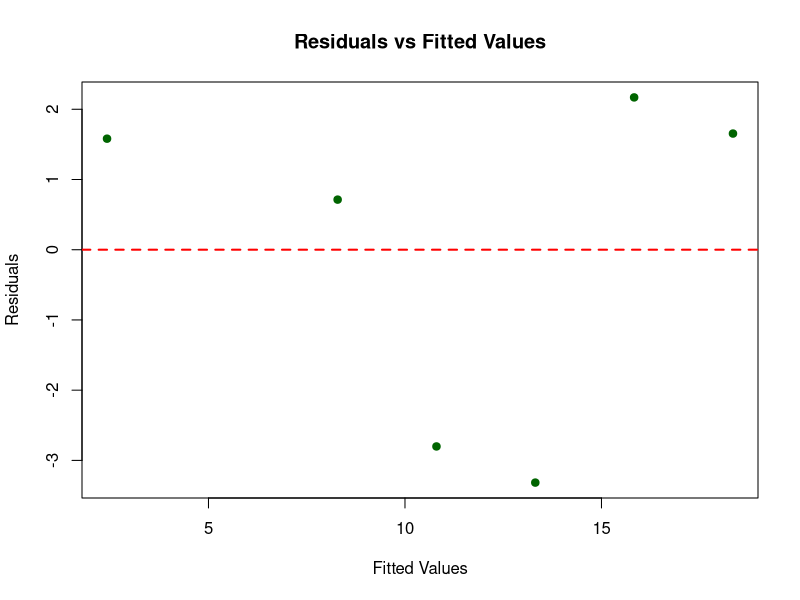
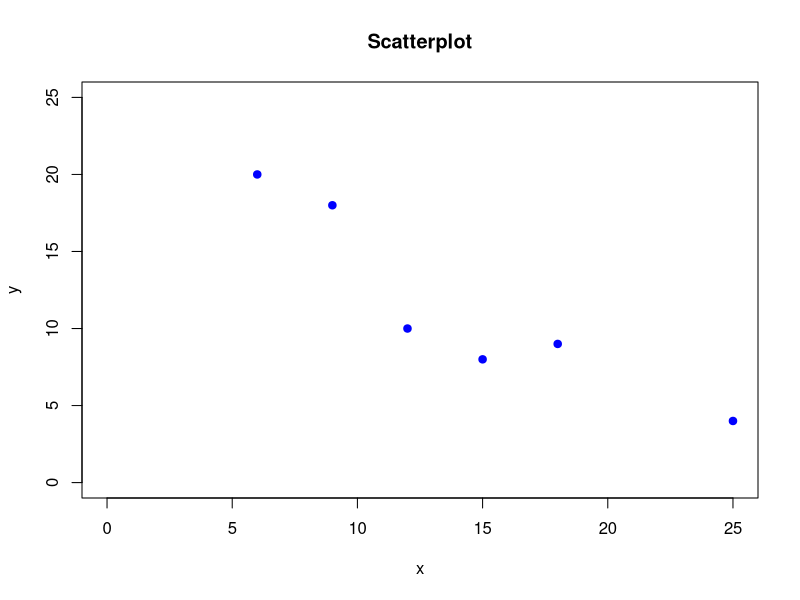
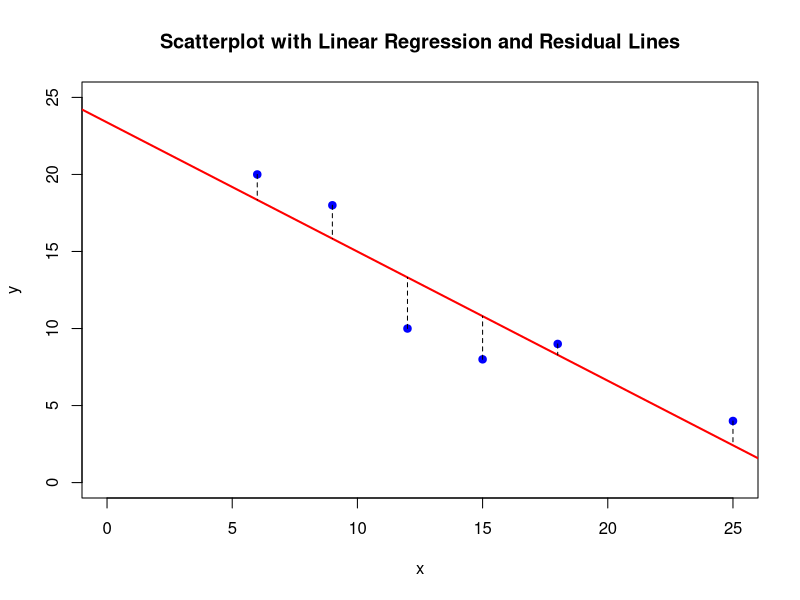
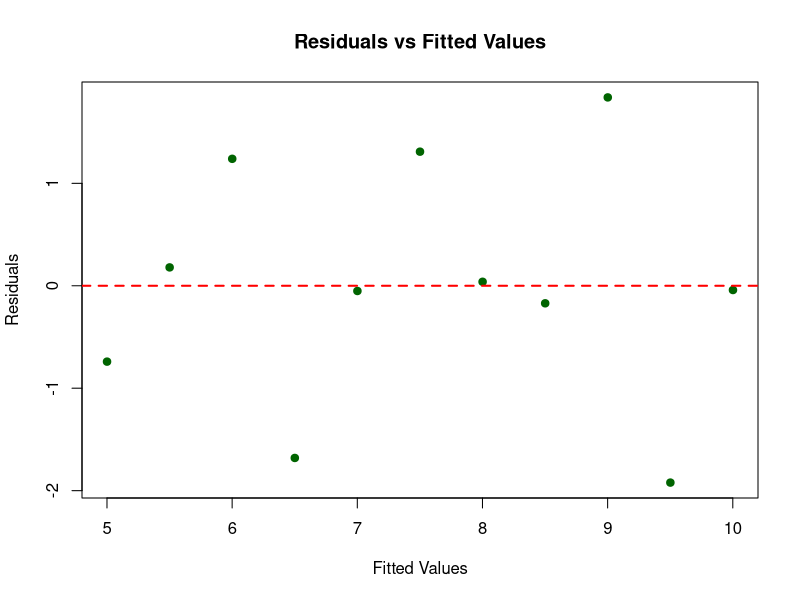
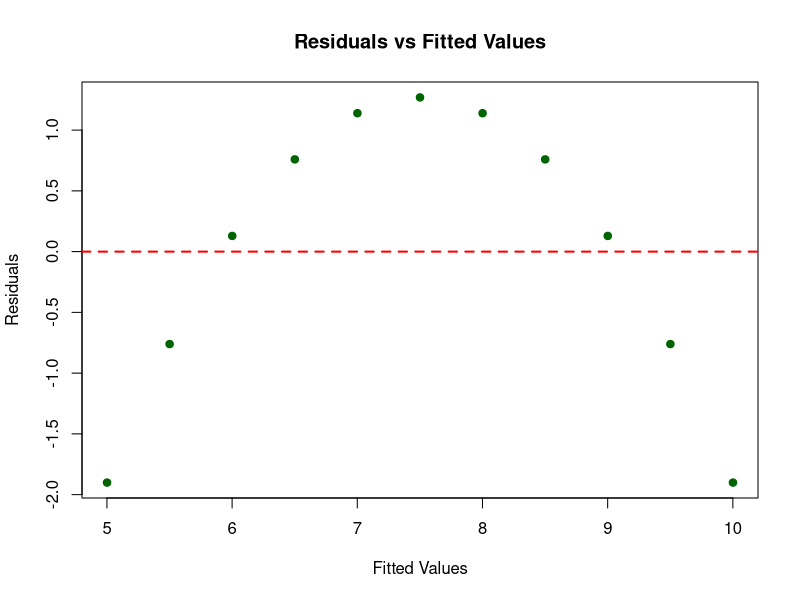
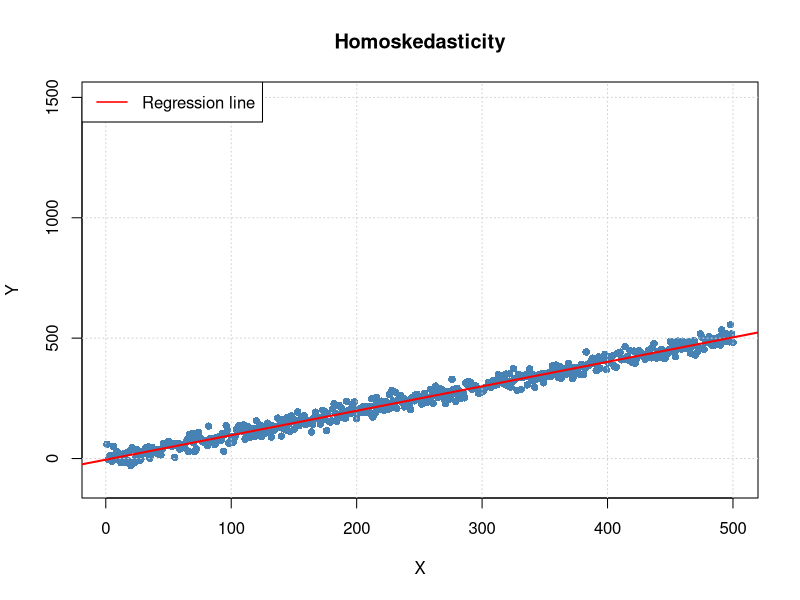
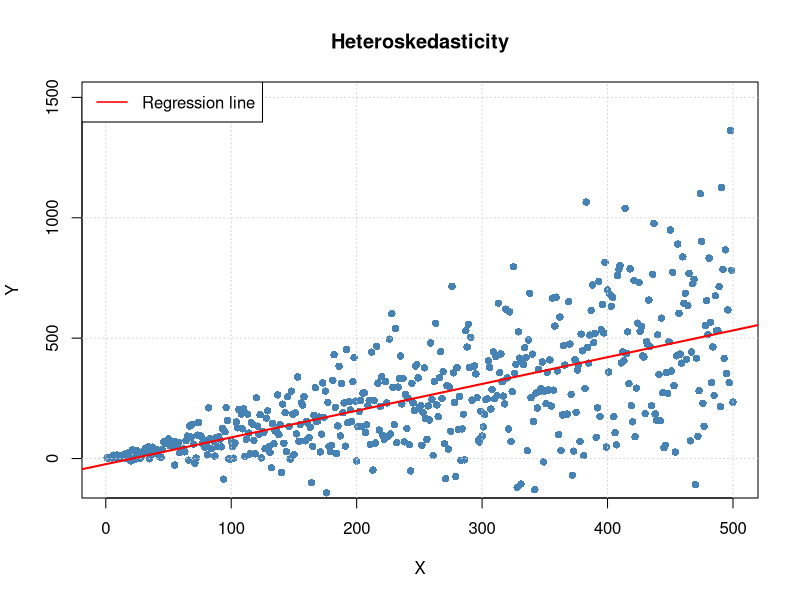

Source code (R) for these figures, in order:
# Using data from slide 13
x <- c(6,9,12,15,18,25)
y <- c(20,18,10,8,9,4)
df <- data.frame(x,y)

# Calculating the correlation coefficient
cor(df$x, df$y)

# Regression
fit <- lm(y ~ x, data = df)

# Scatter plot
pdf("/home/Test/residplot0а.pdf")
plot(x, y, main = "Scatterplot",
     xlab = "x", ylab = "y", pch = 19, col = "blue", ylim = c(0,25), xlim = c(0,25))
dev.off()

pdf("/home/Test/residplot0b.pdf")
plot(x, y, main = "Scatterplot with Linear Regression and Residual Lines",
     xlab = "x", ylab = "y", pch = 19, col = "blue", ylim = c(0,25), xlim = c(0,25))
# Add regression line
abline(fit, col = "red", lwd = 2)

# Prediction
y_pred <- predict(fit)

# Add vertical lines from each point to the regression line
for (i in 1:length(x)) {
  segments(x[i], y[i], x[i], y_pred[i], col = "black", lty = 2)
}
dev.off()

# Get residuals and fitted values
residuals <- resid(fit)
fitted <- fitted(fit)

# Residual plot
plot(fitted, residuals,
     main = "Residuals vs Fitted Values",
     xlab = "Fitted Values",
     ylab = "Residuals",
     pch = 19,
     col = "darkgreen")
abline(h = 0, col = "red", lwd = 2, lty = 2)  # Add horizontal line at 0

fit <- lm(y1 ~ x1, data = anscombe)
# Get residuals and fitted values
residuals <- resid(fit)
fitted <- fitted(fit)
pdf("/home/Test/residplot1.pdf")
# Residual plot
plot(fitted, residuals,
     main = "Residuals vs Fitted Values",
     xlab = "Fitted Values",
     ylab = "Residuals",
     pch = 19,
     col = "darkgreen")
abline(h = 0, col = "red", lwd = 2, lty = 2)  # Add horizontal line at 0
dev.off()

fit <- lm(y2 ~ x2, data = anscombe)
# Get residuals and fitted values
residuals <- resid(fit)
fitted <- fitted(fit)
pdf("/home/Test/residplot2.pdf")
# Residual plot
plot(fitted, residuals,
     main = "Residuals vs Fitted Values",
     xlab = "Fitted Values",
     ylab = "Residuals",
     pch = 19,
     col = "darkgreen")
abline(h = 0, col = "red", lwd = 2, lty = 2)  # Add horizontal line at 0
dev.off()

# Homoskedasticity
set.seed(905)

# generate heteroskedastic data 
X <- 1:500
Y <- rnorm(n = 500, mean = X, sd = 20)

# estimate a simple regression model
reg <- lm(Y ~ X)

# plot the data
pdf("/home/Test/homoscedasticity.pdf")
plot(x = X, y = Y, 
     pch = 16, ylim = c(-100,1500),
     col = "steelblue", main = "Homoskedasticity")
grid()
# add the regression line to the plot
abline(reg, 
       col = "red", 
       lwd = 2)
legend("topleft","Regression line",col="red",lwd=1.5)
dev.off()

# Heteroskedasticity
set.seed(905)

# generate heteroskedastic data 
X <- 1:500
Y <- rnorm(n = 500, mean = X, sd = 0.6 * X)

# estimate a simple regression model
reg <- lm(Y ~ X)

# plot the data
pdf("/home/Test/heterocedasticity.pdf")
plot(x = X, y = Y, 
     pch = 16, ylim = c(-100,1500),
     col = "steelblue", main = "Heteroskedasticity")
grid()
# add the regression line to the plot
abline(reg, 
       col = "red", 
       lwd = 2)
legend("topleft","Regression line",col="red",lwd=1.5)
dev.off()




